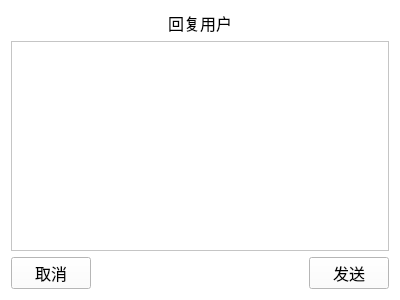
<?xml version="1.0" encoding="UTF-8"?>
<ui version="4.0">
 <class>Form</class>
 <widget class="QWidget" name="Form">
  <property name="geometry">
   <rect>
    <x>0</x>
    <y>0</y>
    <width>400</width>
    <height>300</height>
   </rect>
  </property>
  <property name="windowTitle">
   <string>Form</string>
  </property>
  <property name="styleSheet">
   <string notr="true">background-color:rgb(255, 255, 255)</string>
  </property>
  <layout class="QGridLayout" name="gridLayout">
   <item row="0" column="0">
    <layout class="QVBoxLayout" name="verticalLayout">
     <item>
      <layout class="QHBoxLayout" name="horizontalLayout_6">
       <item>
        <widget class="QLabel" name="label">
         <property name="font">
          <font>
           <family>宋体</family>
           <pointsize>12</pointsize>
          </font>
         </property>
         <property name="text">
          <string>回复用户</string>
         </property>
         <property name="alignment">
          <set>Qt::AlignCenter</set>
         </property>
        </widget>
       </item>
      </layout>
     </item>
     <item>
      <layout class="QHBoxLayout" name="horizontalLayout_5">
       <item>
        <widget class="QTextEdit" name="textEdit">
         <property name="font">
          <font>
           <family>宋体</family>
           <pointsize>12</pointsize>
          </font>
         </property>
        </widget>
       </item>
      </layout>
     </item>
     <item>
      <layout class="QHBoxLayout" name="horizontalLayout">
       <item>
        <widget class="QPushButton" name="cancel_pushButton">
         <property name="font">
          <font>
           <family>宋体</family>
           <pointsize>12</pointsize>
          </font>
         </property>
         <property name="text">
          <string>取消</string>
         </property>
        </widget>
       </item>
       <item>
        <spacer name="horizontalSpacer">
         <property name="orientation">
          <enum>Qt::Horizontal</enum>
         </property>
         <property name="sizeHint" stdset="0">
          <size>
           <width>40</width>
           <height>20</height>
          </size>
         </property>
        </spacer>
       </item>
       <item>
        <widget class="QPushButton" name="send_pushButton">
         <property name="font">
          <font>
           <family>宋体</family>
           <pointsize>12</pointsize>
          </font>
         </property>
         <property name="text">
          <string>发送</string>
         </property>
        </widget>
       </item>
      </layout>
     </item>
    </layout>
   </item>
  </layout>
 </widget>
 <resources/>
 <connections/>
</ui>
